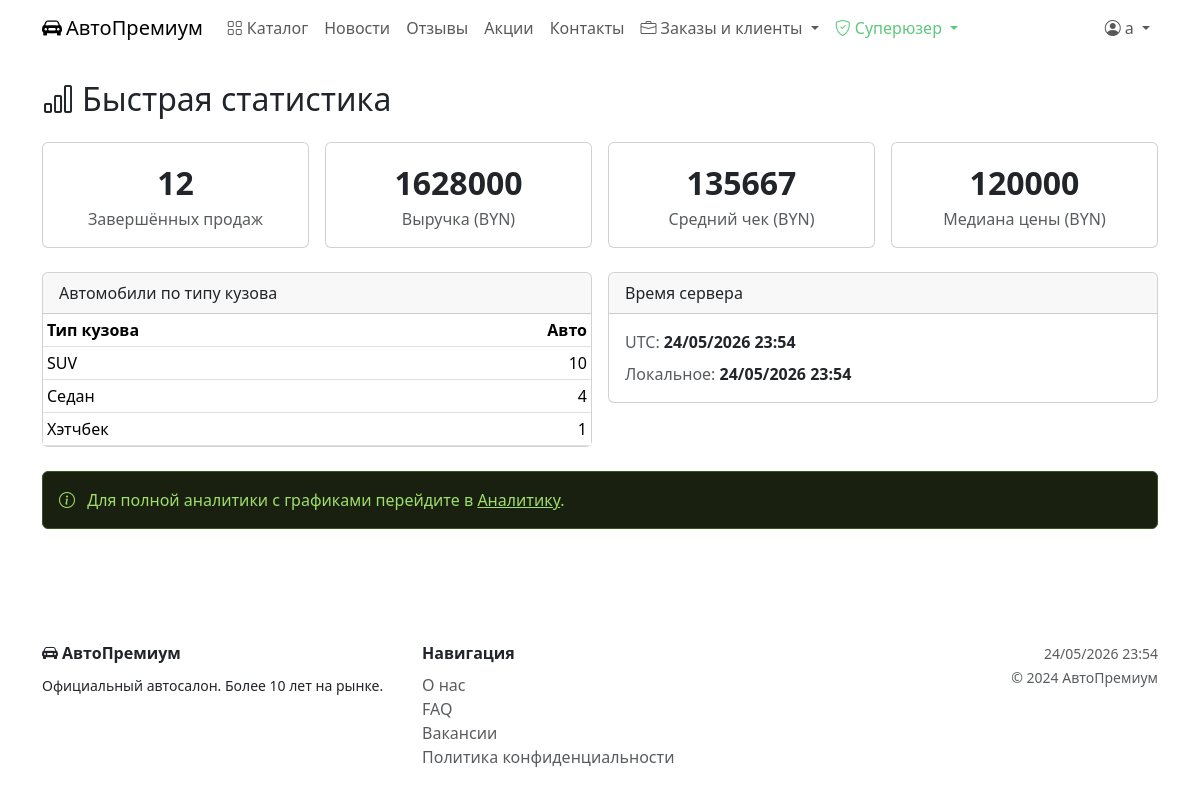
Page /statistics/ (signed in) on the committed database.
### catalog/models.py (models this page shows, shortened)
class CarType(models.Model):
    name = models.CharField('Название', max_length=100)
    description = models.TextField('Описание', blank=True)
    class Meta:
        verbose_name = 'Тип кузова'
        verbose_name_plural = 'Типы кузова'
        ordering = ['name']

### catalog/views.py (the view)
# urls.py: path('statistics/', views.statistics_view, name='statistics'),
@staff_member_required
def statistics_view(request):
    current_year = date.today().year
    orders  = Order.objects.filter(status='completed')
    prices  = [float(o.total_amount) for o in orders if o.total_amount]
    by_type = (
        Car.objects.values('car_type__name')
        .annotate(count=Count('id'))
        .order_by('-count')
    )
    now_utc   = timezone.now()
    now_local = timezone.localtime(now_utc)
    return render(request, 'catalog/statistics.html', {
        'total_sales':  sum(prices),
        'avg_price':    statistics.mean(prices) if prices else 0,
        'median_price': statistics.median(prices) if prices else 0,
        'orders_count': len(prices),
        'by_type':      by_type,
        'current_year': current_year,
        'now_utc':      now_utc,
        'now_local':    now_local,
    })

### templates/catalog/statistics.html (shortened to what this page needs)
{% extends 'base.html' %}
{% block content %}
<h2 class="text-gold mb-4"><i class="bi bi-bar-chart me-2"></i>Быстрая статистика</h2>
<div class="row g-3 mb-4">
  <div class="col-md-3">
    <div class="card text-center p-3">
      <div class="text-gold fs-2 fw-bold">{{ orders_count }}</div>
      <div class="text-muted">Завершённых продаж</div>
    </div>
  </div>
  <div class="col-md-3">
    <div class="card text-center p-3">
      <div class="text-gold fs-2 fw-bold">{{ total_sales|floatformat:0 }}</div>
      <div class="text-muted">Выручка (BYN)</div>
    </div>
  </div>
  <div class="col-md-3">
    <div class="card text-center p-3">
      <div class="text-gold fs-2 fw-bold">{{ avg_price|floatformat:0 }}</div>
      <div class="text-muted">Средний чек (BYN)</div>
    </div>
  </div>
  <div class="col-md-3">
    <div class="card text-center p-3">
      <div class="text-gold fs-2 fw-bold">{{ median_price|floatformat:0 }}</div>
      <div class="text-muted">Медиана цены (BYN)</div>
    </div>
  </div>
</div>
<div class="row g-3 mb-4">
  <div class="col-md-6">
    <div class="card">
      <div class="card-header text-gold">Автомобили по типу кузова</div>
      <div class="card-body p-0">
        <table class="table table-sm mb-0">
          <thead><tr><th>Тип кузова</th><th class="text-end">Авто</th></tr></thead>
          <tbody>
            {% for r in by_type %}
            <tr><td>{{ r.car_type__name }}</td><td class="text-end">{{ r.count }}</td></tr>
            {% endfor %}
          </tbody>
        </table>
      </div>
    </div>
  </div>
  <div class="col-md-6">
    <div class="card">
      <div class="card-header text-gold">Время сервера</div>
      <div class="card-body">
        <div class="mb-2"><span class="text-muted">UTC:</span> <strong>{{ now_utc|date:"d/m/Y H:i" }}</strong></div>
        <div><span class="text-muted">Локальное:</span> <strong>{{ now_local|date:"d/m/Y H:i" }}</strong></div>
      </div>
    </div>
  </div>
</div>
{% if user.is_superuser %}
<div class="alert" style="background:#1a2010;border-color:#3a5020;color:#9ede6a;">
  <i class="bi bi-info-circle me-2"></i>
  Для полной аналитики с графиками перейдите в
  <a href="{% url 'analytics' %}" style="color:#9ede6a;">Аналитику</a>.
</div>
{% endif %}
{% endblock %}

### templates/base.html (shortened to what this page needs)
<!DOCTYPE html>
<html lang="ru">
<head>
  <link href="https://cdn.jsdelivr.net/npm/bootstrap@5.3.2/dist/css/bootstrap.min.css" rel="stylesheet">
  <link href="https://cdn.jsdelivr.net/npm/bootstrap-icons@1.11.1/font/bootstrap-icons.css" rel="stylesheet">
</head>
<body>
<nav class="navbar navbar-expand-lg sticky-top">
  <div class="container">
    <a class="navbar-brand" href="{% url 'index' %}">
      <i class="bi bi-car-front-fill me-1"></i>АвтоПремиум
    </a>
    <div class="collapse navbar-collapse" id="nav">
      <ul class="navbar-nav me-auto">
        <li class="nav-item"><a class="nav-link" href="{% url 'car_list' %}"><i class="bi bi-grid me-1"></i>Каталог</a></li>
        <li class="nav-item"><a class="nav-link" href="{% url 'news_list' %}">Новости</a></li>
        <li class="nav-item"><a class="nav-link" href="{% url 'reviews_list' %}">Отзывы</a></li>
        <li class="nav-item"><a class="nav-link" href="{% url 'promos' %}">Акции</a></li>
        <li class="nav-item"><a class="nav-link" href="{% url 'contacts' %}">Контакты</a></li>
{% if user.is_staff %}
<li class="nav-item dropdown">
  <a class="nav-link dropdown-toggle text-gold" href="#" data-bs-toggle="dropdown">
    <i class="bi bi-briefcase me-1"></i>Заказы и клиенты
  </a>
</li>
{% endif %}
        {% if user.is_superuser %}
        <li class="nav-item dropdown">
          <a class="nav-link dropdown-toggle" style="color:#5dc87c !important;" href="#" data-bs-toggle="dropdown">
            <i class="bi bi-shield-check me-1"></i>Суперюзер
          </a>
        </li>
        {% endif %}
      </ul>
      <ul class="navbar-nav">
        {% if user.is_authenticated %}
        <li class="nav-item dropdown">
          <a class="nav-link dropdown-toggle" href="#" data-bs-toggle="dropdown">
            <i class="bi bi-person-circle me-1"></i>{{ user.get_full_name|default:user.username }}
          </a>
        </li>
        {% else %}
        <li class="nav-item"><a class="nav-link" href="{% url 'login' %}"><i class="bi bi-box-arrow-in-right me-1"></i>Войти</a></li>
        <li class="nav-item"><a class="btn btn-gold ms-2 nav-link px-3" href="{% url 'register' %}">Регистрация</a></li>
        {% endif %}
      </ul>
    </div>
  </div>
</nav>
<main class="py-4">
  <div class="container">
    {% block content %}{% endblock %}
  </div>
</main>
<footer class="footer py-4 mt-5">
  <div class="container">
    <div class="row">
      <div class="col-md-4">
        <div class="text-gold fw-bold mb-2"><i class="bi bi-car-front-fill me-1"></i>АвтоПремиум</div>
        <small>Официальный автосалон. Более 10 лет на рынке.</small>
      </div>
      <div class="col-md-4">
        <div class="fw-bold mb-2">Навигация</div>
        <div><a href="{% url 'about' %}" class="text-muted text-decoration-none">О нас</a></div>
        <div><a href="{% url 'faq' %}" class="text-muted text-decoration-none">FAQ</a></div>
        <div><a href="{% url 'vacancies' %}" class="text-muted text-decoration-none">Вакансии</a></div>
        <div><a href="{% url 'privacy' %}" class="text-muted text-decoration-none">Политика конфиденциальности</a></div>
      </div>
      <div class="col-md-4 text-md-end">
        <small class="text-muted">{% now "d/m/Y H:i" %}</small><br>
        <small class="text-muted">© 2024 АвтоПремиум</small>
      </div>
    </div>
  </div>
</footer>
</body>
</html>

### rows in the picture
CarType: car_type__name "SUV", count "10"
CarType: car_type__name "Седан", count "4"
CarType: car_type__name "Хэтчбек", count "1"

### other values in the picture
{{ user.get_full_name|default:user.username }} "a"
{{ orders_count }} "12"
{{ total_sales|floatformat:0 }} "1628000"
{{ avg_price|floatformat:0 }} "135667"
{{ median_price|floatformat:0 }} "120000"
{{ now_local|date:"d/m/Y H:i" }} "24/05/2026 23:54"
